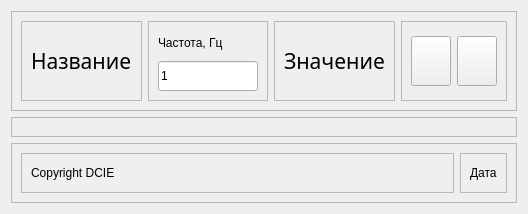
         <widget class="QWidget" name="one_sensor">
          <layout class="QVBoxLayout" name="verticalLayout_4">
           <item>
            <widget class="QFrame" name="frame_5">
             <property name="minimumSize">
              <size>
               <width>0</width>
               <height>100</height>
              </size>
             </property>
             <property name="maximumSize">
              <size>
               <width>16777215</width>
               <height>100</height>
              </size>
             </property>
             <property name="frameShape">
              <enum>QFrame::StyledPanel</enum>
             </property>
             <property name="frameShadow">
              <enum>QFrame::Raised</enum>
             </property>
             <layout class="QHBoxLayout" name="horizontalLayout_3">
              <item>
               <widget class="QFrame" name="frame_10">
                <property name="font">
                 <font>
                  <family>OpenSans-Regular</family>
                  <pointsize>16</pointsize>
                 </font>
                </property>
                <property name="frameShape">
                 <enum>QFrame::StyledPanel</enum>
                </property>
                <property name="frameShadow">
                 <enum>QFrame::Raised</enum>
                </property>
                <layout class="QHBoxLayout" name="horizontalLayout_5">
                 <item>
                  <widget class="QLabel" name="label_sensor_name">
                   <property name="font">
                    <font>
                     <family>OpenSans-Regular</family>
                     <pointsize>16</pointsize>
                    </font>
                   </property>
                   <property name="text">
                    <string>Название</string>
                   </property>
                  </widget>
                 </item>
                </layout>
               </widget>
              </item>
              <item>
               <widget class="QFrame" name="frame_11">
                <property name="maximumSize">
                 <size>
                  <width>150</width>
                  <height>200</height>
                 </size>
                </property>
                <property name="frameShape">
                 <enum>QFrame::StyledPanel</enum>
                </property>
                <property name="frameShadow">
                 <enum>QFrame::Raised</enum>
                </property>
                <layout class="QVBoxLayout" name="verticalLayout_5">
                 <item>
                  <widget class="QLabel" name="label_3">
                   <property name="text">
                    <string>Частота, Гц</string>
                   </property>
                  </widget>
                 </item>
                 <item>
                  <widget class="QLineEdit" name="lineEdit">
                   <property name="minimumSize">
                    <size>
                     <width>0</width>
                     <height>30</height>
                    </size>
                   </property>
                   <property name="maximumSize">
                    <size>
                     <width>100</width>
                     <height>16777215</height>
                    </size>
                   </property>
                   <property name="text">
                    <string>1</string>
                   </property>
                  </widget>
                 </item>
                </layout>
               </widget>
              </item>
              <item>
               <widget class="QFrame" name="frame_12">
                <property name="minimumSize">
                 <size>
                  <width>100</width>
                  <height>0</height>
                 </size>
                </property>
                <property name="frameShape">
                 <enum>QFrame::StyledPanel</enum>
                </property>
                <property name="frameShadow">
                 <enum>QFrame::Raised</enum>
                </property>
                <layout class="QVBoxLayout" name="verticalLayout_6">
                 <item>
                  <widget class="QLabel" name="label_sensor_value">
                   <property name="font">
                    <font>
                     <family>OpenSans-Regular</family>
                     <pointsize>16</pointsize>
                    </font>
                   </property>
                   <property name="text">
                    <string>Значение</string>
                   </property>
                  </widget>
                 </item>
                </layout>
               </widget>
              </item>
              <item>
               <widget class="QFrame" name="frame_13">
                <property name="frameShape">
                 <enum>QFrame::StyledPanel</enum>
                </property>
                <property name="frameShadow">
                 <enum>QFrame::Raised</enum>
                </property>
                <layout class="QHBoxLayout" name="horizontalLayout_4">
                 <item>
                  <widget class="QPushButton" name="btn_start">
                   <property name="maximumSize">
                    <size>
                     <width>50</width>
                     <height>50</height>
                    </size>
                   </property>
                   <property name="text">
                    <string/>
                   </property>
                   <property name="icon">
                    <iconset resource="resources.qrc">
                     <normaloff>:/icons/icons/play_circle_FILL0_wght400_GRAD0_opsz48.svg</normaloff>:/icons/icons/play_circle_FILL0_wght400_GRAD0_opsz48.svg</iconset>
                   </property>
                   <property name="iconSize">
                    <size>
                     <width>40</width>
                     <height>40</height>
                    </size>
                   </property>
                  </widget>
                 </item>
                 <item>
                  <widget class="QPushButton" name="btn_stop">
                   <property name="maximumSize">
                    <size>
                     <width>50</width>
                     <height>50</height>
                    </size>
                   </property>
                   <property name="text">
                    <string/>
                   </property>
                   <property name="icon">
                    <iconset resource="resources.qrc">
                     <normaloff>:/icons/icons/stop_circle_FILL0_wght400_GRAD0_opsz48.svg</normaloff>:/icons/icons/stop_circle_FILL0_wght400_GRAD0_opsz48.svg</iconset>
                   </property>
                   <property name="iconSize">
                    <size>
                     <width>40</width>
                     <height>40</height>
                    </size>
                   </property>
                  </widget>
                 </item>
                </layout>
               </widget>
              </item>
             </layout>
            </widget>
           </item>
           <item>
            <widget class="QFrame" name="frame_chart">
             <property name="frameShape">
              <enum>QFrame::StyledPanel</enum>
             </property>
             <property name="frameShadow">
              <enum>QFrame::Raised</enum>
             </property>
             <layout class="QHBoxLayout" name="horizontalLayout_34">
              <item>
               <layout class="QGridLayout" name="gridLayout"/>
              </item>
             </layout>
            </widget>
           </item>
           <item>
            <widget class="QFrame" name="frame_7">
             <property name="maximumSize">
              <size>
               <width>16777215</width>
               <height>60</height>
              </size>
             </property>
             <property name="frameShape">
              <enum>QFrame::StyledPanel</enum>
             </property>
             <property name="frameShadow">
              <enum>QFrame::Raised</enum>
             </property>
             <layout class="QHBoxLayout" name="horizontalLayout_6">
              <item>
               <widget class="QFrame" name="frame_8">
                <property name="frameShape">
                 <enum>QFrame::StyledPanel</enum>
                </property>
                <property name="frameShadow">
                 <enum>QFrame::Raised</enum>
                </property>
                <layout class="QHBoxLayout" name="horizontalLayout_16">
                 <item>
                  <widget class="QLabel" name="label_5">
                   <property name="text">
                    <string>Copyright DCIE</string>
                   </property>
                  </widget>
                 </item>
                 <item>
                  <spacer name="horizontalSpacer">
                   <property name="orientation">
                    <enum>Qt::Horizontal</enum>
                   </property>
                   <property name="sizeHint" stdset="0">
                    <size>
                     <width>40</width>
                     <height>20</height>
                    </size>
                   </property>
                  </spacer>
                 </item>
                </layout>
               </widget>
              </item>
              <item>
               <widget class="QFrame" name="frame_9">
                <property name="frameShape">
                 <enum>QFrame::StyledPanel</enum>
                </property>
                <property name="frameShadow">
                 <enum>QFrame::Raised</enum>
                </property>
                <layout class="QHBoxLayout" name="horizontalLayout_17">
                 <item>
                  <widget class="QLabel" name="label_16">
                   <property name="text">
                    <string>Дата</string>
                   </property>
                  </widget>
                 </item>
                </layout>
               </widget>
              </item>
             </layout>
            </widget>
           </item>
          </layout>
         </widget>
